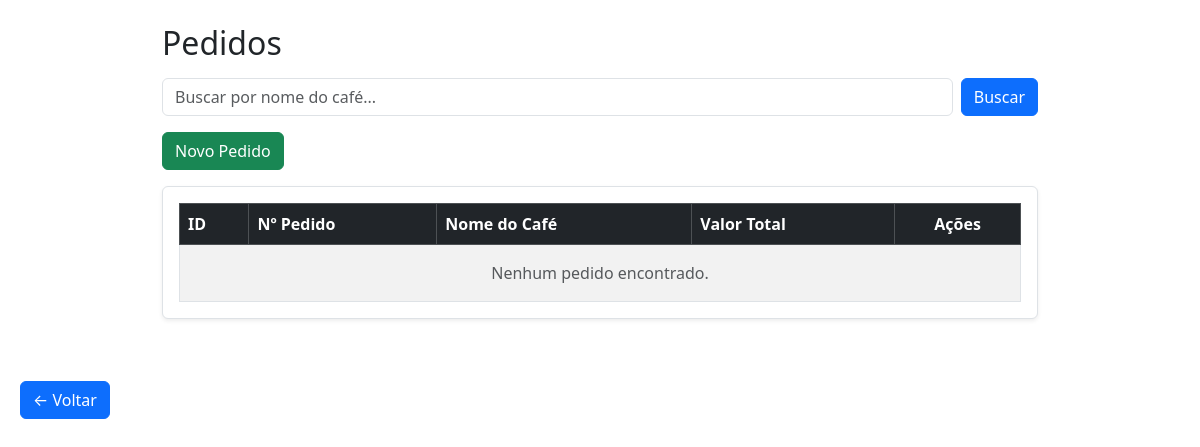
Before: /site/admin/post/PostList.php with the older database file.
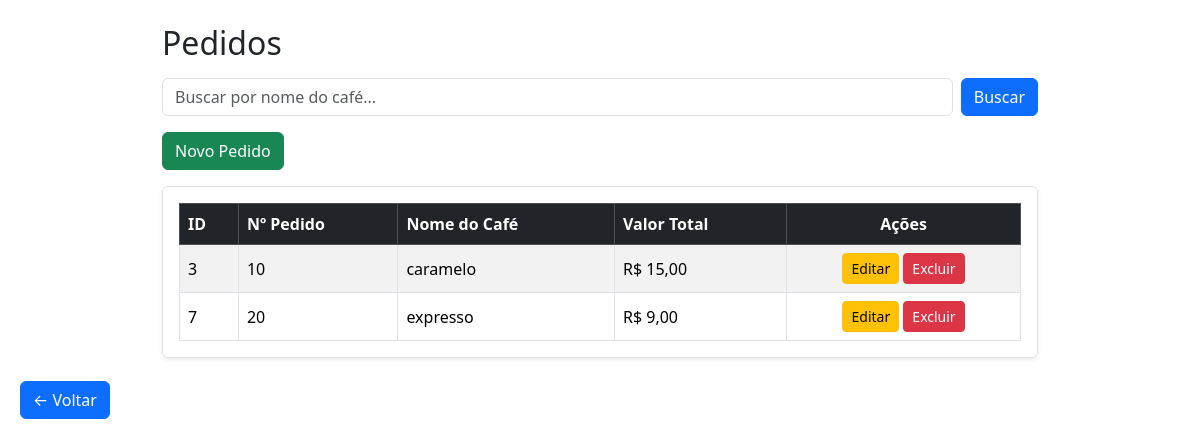
After: the same page with the newer database file.
### tables this page shows
CREATE TABLE IF NOT EXISTS `pedidos` (
  `id` int NOT NULL AUTO_INCREMENT,
  `numero_pedido` int NOT NULL,
  `nome_cafe` varchar(50) NOT NULL DEFAULT '',
  `valor_total` decimal(10,2) NOT NULL DEFAULT '0.00',
  PRIMARY KEY (`id`)
);

### site/admin/database/db.class.php (called while the page is built, shortened)
<?php
class db
{
    private $host     = 'localhost';
    private $user     = 'root';
    private $password = '';
    private $port     = '3306';
    private $dbname   = 'cafeteria';
    private $table_name;
    private $conn;
    public function __construct($table_name)
    {
        $this->table_name = $table_name;
        $this->conn = $this->connect();
    }
    private function connect()
    {
        try {
            return new PDO(
                "mysql:host=$this->host;dbname=$this->dbname;port=$this->port;charset=utf8",
                $this->user,
                $this->password,
                [
                    PDO::ATTR_ERRMODE => PDO::ERRMODE_EXCEPTION,
                ]
            );
        } catch (PDOException $e) {
            die('Erro na conexão: ' . $e->getMessage());
        }
    }
    public function all()
    {
        $sql = "SELECT * FROM $this->table_name";
        $st = $this->conn->prepare($sql);
        $st->execute();
        return $st->fetchAll(PDO::FETCH_OBJ);
    }
}

### site/admin/post/PostList.php (the view, shortened to what this page needs)
<?php
include __DIR__ . '/../../../header.php';
include '../database/db.class.php';
$db = new db('pedidos');
$busca = $_GET['busca'] ?? '';
$pedidos = $db->all();
?>
<!DOCTYPE html>
<html lang="pt-br">
<head>
    <link rel="stylesheet" href="https://cdn.jsdelivr.net/npm/bootstrap@5.3.3/dist/css/bootstrap.min.css">
</head>
<body>
<header>
    <button class="btn btn-primary position-fixed" style="left: 20px; top: 50%; transform: translateY(-50%); z-index: 1030;" onclick="history.back()">
        &larr; Voltar
    </button>
</header>
<div class="container mt-4" style="max-width: 900px;">
    <h2>Pedidos</h2>
    <form action="PostList.php" method="GET" class="d-flex my-3">
        <input type="text" name="busca" value="<?= htmlspecialchars($busca) ?>" class="form-control me-2" placeholder="Buscar por nome do café...">
        <button type="submit" class="btn btn-primary">Buscar</button>
    </form>
    <a href="PostForm.php" class="btn btn-success mb-3">Novo Pedido</a>
    <div class="table-responsive bg-white p-3 border rounded shadow-sm">
        <table class="table table-striped table-bordered align-middle m-0">
            <thead class="table-dark">
                <tr>
                    <th>ID</th>
                    <th>Nº Pedido</th>
                    <th>Nome do Café</th>
                    <th>Valor Total</th>
                    <th class="text-center">Ações</th>
                </tr>
            </thead>
            <tbody>
                <?php
                $encontrou = false;
                foreach ($pedidos as $p):
                    $encontrou = true;
                ?>
                    <tr>
                        <td><?= $p->id ?></td>
                        <td><?= $p->numero_pedido ?></td>
                        <td><?= htmlspecialchars($p->nome_cafe) ?></td>
                        <td>R$ <?= number_format($p->valor_total, 2, ',', '.') ?></td>
                        <td class="text-center">
                            <a href="PostForm.php?editar=<?= $p->id ?>" class="btn btn-sm btn-warning">Editar</a>
                            <a href="PostList.php?action=delete&id=<?= $p->id ?>"
                               class="btn btn-sm btn-danger"
                               onclick="return confirm('Excluir este pedido definitivamente?')">
                               Excluir
                            </a>
                        </td>
                    </tr>
                <?php endforeach; ?>
                <?php if (!$encontrou): ?>
                    <tr>
                        <td colspan="5" class="text-center text-muted py-3">Nenhum pedido encontrado.</td>
                    </tr>
                <?php endif; ?>
            </tbody>
        </table>
    </div>
</div>
</body>
</html>

Changed rows visible on the page:
added pedidos: id "3", numero_pedido "10", nome_cafe "caramelo", valor_total "15,00"
added pedidos: id "7", numero_pedido "20", nome_cafe "expresso", valor_total "9,00"
Other visible differences:
text no longer shown: "Nenhum pedido encontrado."
